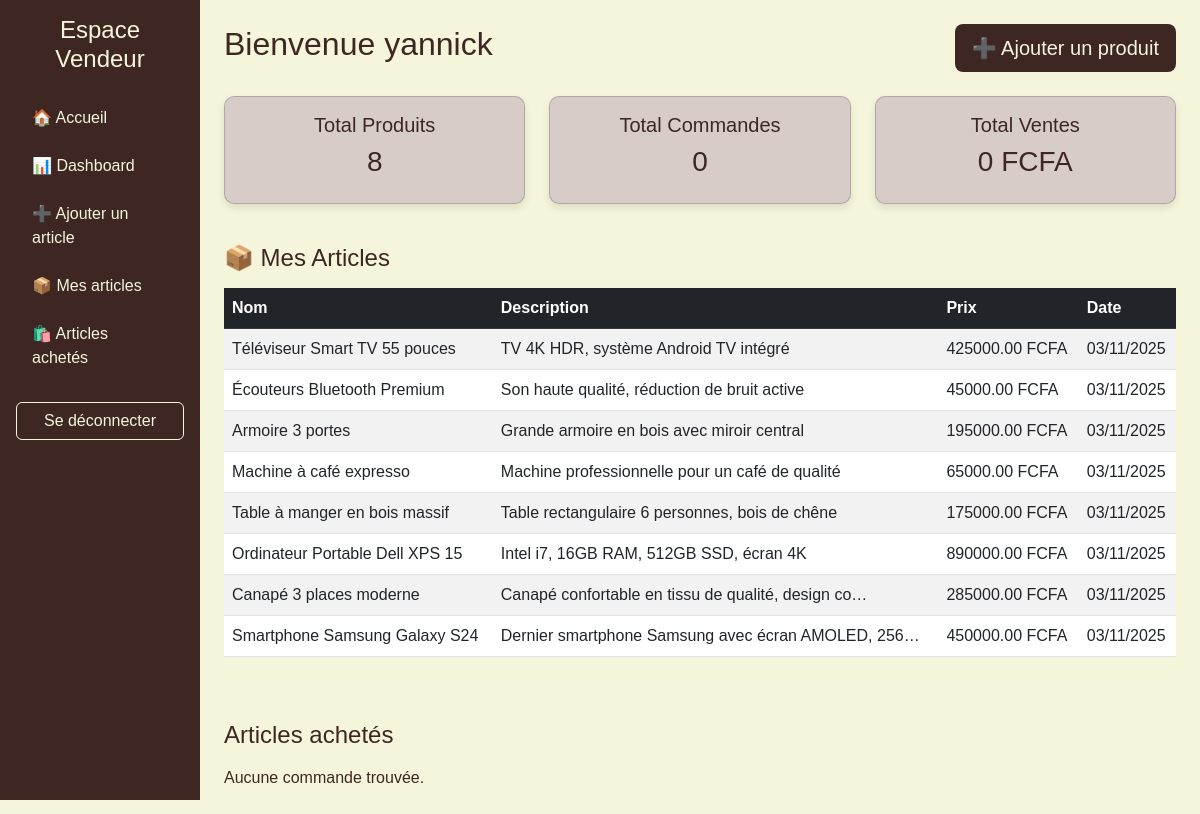
The page /vendeur_dashboard/ (signed in) on the database as committed earlier.
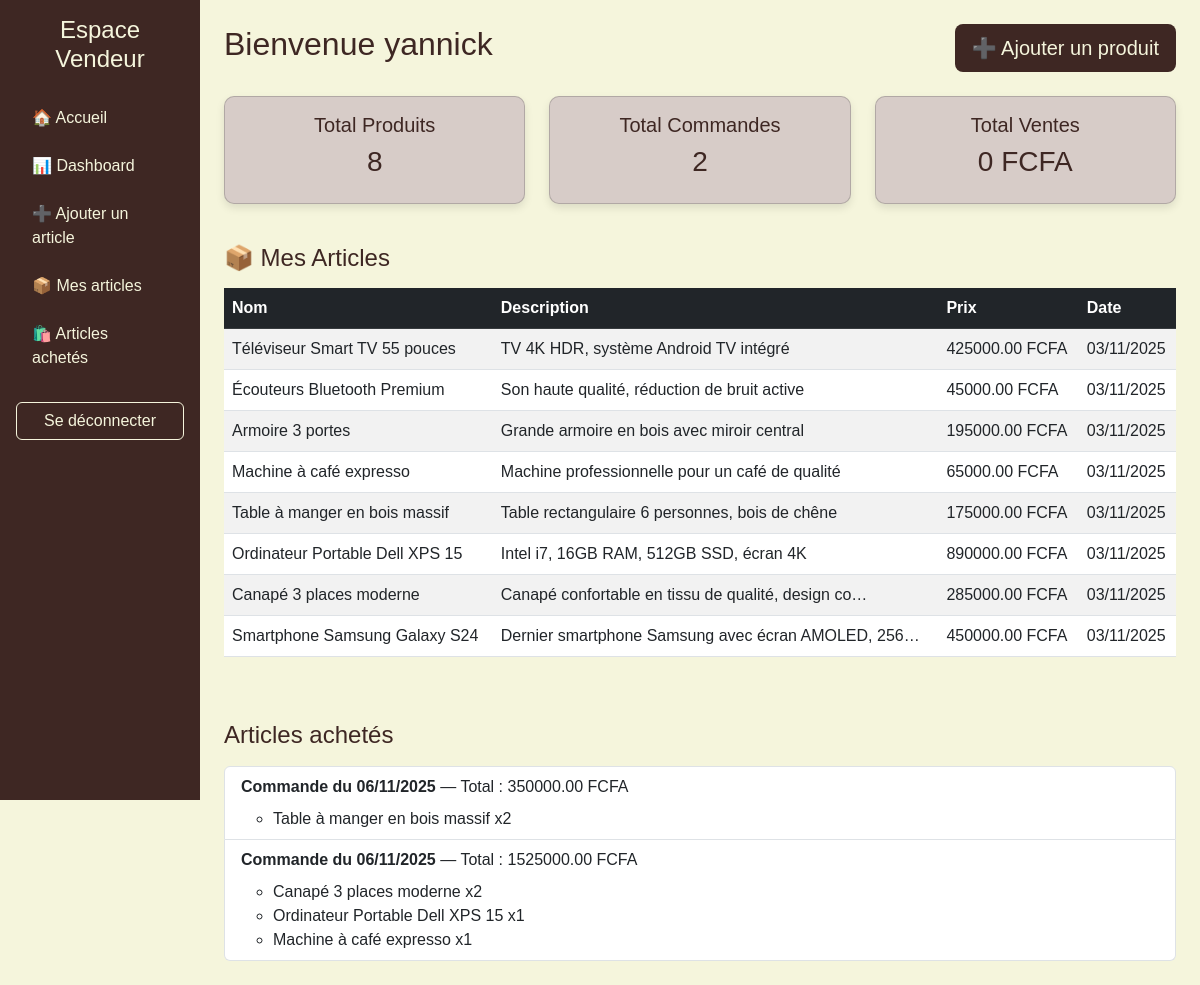
The same page on the database as committed later.
### app/models.py (models this page shows, shortened)
class Product(models.Model):
    BADGE_CHOICES = (
        ('', 'Aucun'),
        ('trending', 'Trending'),
        ('featured', 'Featured'),
        ('new', 'Nouveau'),
        ('discount', 'Réduction'),
    )
    seller = models.ForeignKey(User, on_delete=models.CASCADE, verbose_name="Vendeur")
    category = models.ForeignKey(Category, on_delete=models.SET_NULL, null=True, blank=True, verbose_name="Catégorie")
    name = models.CharField(max_length=255, verbose_name="Nom du produit")
    description = models.TextField(blank=True, verbose_name="Description")
    price = models.DecimalField(max_digits=10, decimal_places=2, verbose_name="Prix")
    old_price = models.DecimalField(max_digits=10, decimal_places=2, null=True, blank=True, verbose_name="Ancien prix")
    discount_percentage = models.IntegerField(default=0, verbose_name="Pourcentage de réduction")
    image = models.ImageField(upload_to='products/', blank=True, null=True, verbose_name="Image principale")
    image2 = models.ImageField(upload_to='products/', blank=True, null=True, verbose_name="Image 2")
    image3 = models.ImageField(upload_to='products/', blank=True, null=True, verbose_name="Image 3")
    badge = models.CharField(max_length=20, choices=BADGE_CHOICES, blank=True, verbose_name="Badge")
    rating = models.DecimalField(max_digits=3, decimal_places=1, default=0.0, verbose_name="Note")
    stock = models.PositiveIntegerField(default=0, verbose_name="Stock disponible")
    is_active = models.BooleanField(default=True, verbose_name="Actif")
    is_featured = models.BooleanField(default=False, verbose_name="Mis en avant")
    created_at = models.DateTimeField(auto_now_add=True, verbose_name="Date de création")
    updated_at = models.DateTimeField(auto_now=True, verbose_name="Dernière modification")
    class Meta:
        verbose_name = "Produit"
        verbose_name_plural = "Produits"
        ordering = ['-created_at']
        indexes = [
            models.Index(fields=['is_active', 'created_at']),
            models.Index(fields=['category', 'is_active']),
            models.Index(fields=['created_at']),
        ]

class Order(models.Model):
    STATUS_CHOICES = (
        ('pending', 'En attente'),
        ('processing', 'En cours'),
        ('shipped', 'Expédié'),
        ('delivered', 'Livré'),
        ('cancelled', 'Annulé'),
    )
    user = models.ForeignKey(User, on_delete=models.CASCADE, verbose_name="Client")
    total_price = models.DecimalField(max_digits=10, decimal_places=2, verbose_name="Prix total")
    status = models.CharField(max_length=20, choices=STATUS_CHOICES, default='pending', verbose_name="Statut")
    shipping_address = models.TextField(blank=True, verbose_name="Adresse de livraison")
    phone = models.CharField(max_length=20, blank=True, verbose_name="Téléphone")
    created_at = models.DateTimeField(auto_now_add=True, verbose_name="Date de commande")
    updated_at = models.DateTimeField(auto_now=True, verbose_name="Dernière modification")
    class Meta:
        verbose_name = "Commande"
        verbose_name_plural = "Commandes"
        ordering = ['-created_at']

class OrderItem(models.Model):
    order = models.ForeignKey(Order, on_delete=models.CASCADE, related_name='items', verbose_name="Commande")
    product = models.ForeignKey(Product, on_delete=models.CASCADE, verbose_name="Produit")
    quantity = models.PositiveIntegerField(default=1, verbose_name="Quantité")
    price = models.DecimalField(max_digits=10, decimal_places=2, verbose_name="Prix unitaire")
    class Meta:
        verbose_name = "Article de commande"
        verbose_name_plural = "Articles de commande"

### app/views.py (the view)
# urls.py: path('vendeur_dashboard/', views.vendeur_dashboard, name='vendeur_dashboard'),
@login_required
def vendeur_dashboard(request):
    if not hasattr(request.user, 'profile'):
        from .models import Profile
        Profile.objects.create(user=request.user, role='vendeur')
    profile = request.user.profile
    if profile.role != 'vendeur':
        messages.error(request, "Vous n'êtes pas un vendeur.")
        return redirect('index')
    products = Product.objects.filter(seller=request.user).order_by('-created_at')
    from .models import Order
    orders = Order.objects.filter(items__product__seller=request.user).distinct().order_by('-created_at')
    return render(request, 'vendeur_dashboard.html', {
        'products': products,
        'orders': orders
    })

### app/context_processors.py (called while the page is built)
def cart_count(request):
    count = 0
    if request.user.is_authenticated:
        count = CartItem.objects.filter(user=request.user).count()
    return {'cart_count': count}

### app/templates/vendeur_dashboard.html (shortened to what this page needs)
<!DOCTYPE html>
<html lang="fr">
<head>
    <link href="https://cdn.jsdelivr.net/npm/bootstrap@5.3.0/dist/css/bootstrap.min.css" rel="stylesheet">
</head>
<body>
<div class="container-fluid">
  <div class="row">
    <nav class="col-md-3 col-lg-2 d-md-block sidebar p-3">
      <h4 class="text-center mb-4 text-beige">Espace Vendeur</h4>
      <ul class="nav flex-column">
        <li class="nav-item mb-2">
          <a class="nav-link text-beige" href="{% url 'index' %}">🏠 Accueil</a>
        </li>
        <li class="nav-item mb-2">
          <a class="nav-link text-beige" href="{% url 'vendeur_dashboard' %}">📊 Dashboard</a>
        </li>
        <li class="nav-item mb-2">
          <a class="nav-link text-beige" href="{% url 'add_product' %}">➕ Ajouter un article</a>
        </li>
        <li class="nav-item mb-2">
          <a class="nav-link text-beige" href="#mes-articles">📦 Mes articles</a>
        </li>
        <li class="nav-item mb-2">
          <a class="nav-link text-beige" href="#commandes">🛍️ Articles achetés</a>
        </li>
        <li class="nav-item mt-3">
          <a class="btn btn-outline-beige w-100" href="{% url 'logout' %}">Se déconnecter</a>
        </li>
      </ul>
    </nav>
    <main class="col-md-9 col-lg-10 ms-sm-auto px-md-4 py-4">
      <div class="d-flex justify-content-between align-items-center mb-4">
        <h2>Bienvenue <span class="text-brown">{{ user.username }}</span></h2>
        <a href="{% url 'add_product' %}" class="btn btn-lg" style="background-color: #3e2723; color: #f5f5dc;">
          ➕ Ajouter un produit
        </a>
      </div>
      <div class="row mb-4">
        <div class="col-md-4 mb-3">
          <div class="card stat-card">
            <div class="card-body text-center">
              <h5>Total Produits</h5>
              <h3>{{ products.count }}</h3>
            </div>
          </div>
        </div>
        <div class="col-md-4 mb-3">
          <div class="card stat-card">
            <div class="card-body text-center">
              <h5>Total Commandes</h5>
              <h3>{{ orders.count }}</h3>
            </div>
          </div>
        </div>
        <div class="col-md-4 mb-3">
          <div class="card stat-card">
            <div class="card-body text-center">
              <h5>Total Ventes</h5>
              <h3>
                {% with total=0 %}
                  {{ total }} FCFA
                {% endwith %}
              </h3>
            </div>
          </div>
        </div>
      </div>
      <section id="mes-articles" class="mb-5">
        <h4 class="mb-3 text-brown">📦 Mes Articles</h4>
        {% if products %}
          <div class="table-responsive">
            <table class="table table-striped table-hover">
              <thead class="table-dark">
                <tr>
                  <th>Nom</th>
                  <th>Description</th>
                  <th>Prix</th>
                  <th>Date</th>
                </tr>
              </thead>
              <tbody>
                {% for product in products %}
                  <tr>
                    <td>{{ product.name }}</td>
                    <td>{{ product.description|truncatechars:50 }}</td>
                    <td>{{ product.price }} FCFA</td>
                    <td>{{ product.created_at|date:"d/m/Y" }}</td>
                  </tr>
                {% endfor %}
              </tbody>
            </table>
          </div>
        {% else %}
          <p>Aucun produit ajouté pour le moment.</p>
        {% endif %}
      </section>
      <section id="commandes">
        <h4 class="mb-3 text-brown">Articles achetés</h4>
        {% if orders %}
          <ul class="list-group">
            {% for order in orders %}
              <li class="list-group-item">
                <strong>Commande du {{ order.created_at|date:"d/m/Y" }}</strong> — Total : {{ order.total_price }} FCFA
                {% if order.items.exists %}
                  <ul class="mt-2">
                    {% for item in order.items.all %}
                      <li>{{ item.product.name }} x{{ item.quantity }}</li>
                    {% endfor %}
                  </ul>
                {% endif %}
              </li>
            {% endfor %}
          </ul>
        {% else %}
          <p>Aucune commande trouvée.</p>
        {% endif %}
      </section>
    </main>
  </div>
</div>
</body>
</html>

### app/templates/vendeur_dashboard.html (style rules this page uses)
body { background-color: #f5f5dc; color: #3e2723; font-family: Arial, sans-serif; }
.sidebar { background-color: #3e2723; color: #f5f5dc; position: sticky; top: 0; height: 100vh; }
.nav-link { color: #f5f5dc; transition: 0.3s; }
.btn-outline-beige { border-color: #f5f5dc; color: #f5f5dc; transition: 0.3s; }
.table-dark { background-color: #3e2723; color: #f5f5dc; }
.text-brown { color: #3e2723; }
.text-beige { color: #f5f5dc; }
.stat-card { background-color: #d7ccc8; border-radius: 10px; color: #3e2723; box-shadow: 0 4px 8px rgba(0,0,0,0.1); transition: transform 0.2s; }

Rows that differ between the two databases and show on the page:
added Order: created_at "06/11/2025", total_price "350000.00"
added OrderItem: product.name "Table à manger en bois massif", quantity "2", shown under "06/11/2025"
added Order: created_at "06/11/2025", total_price "1525000.00"
added OrderItem: product.name "Canapé 3 places moderne", quantity "2", shown under "06/11/2025"
added OrderItem: product.name "Ordinateur Portable Dell XPS 15", quantity "1", shown under "06/11/2025"
added OrderItem: product.name "Machine à café expresso", quantity "1", shown under "06/11/2025"
Other text that changed with them:
{{ orders.count }}: "0" → "2"
text no longer shown: "Aucune commande trouvée."
